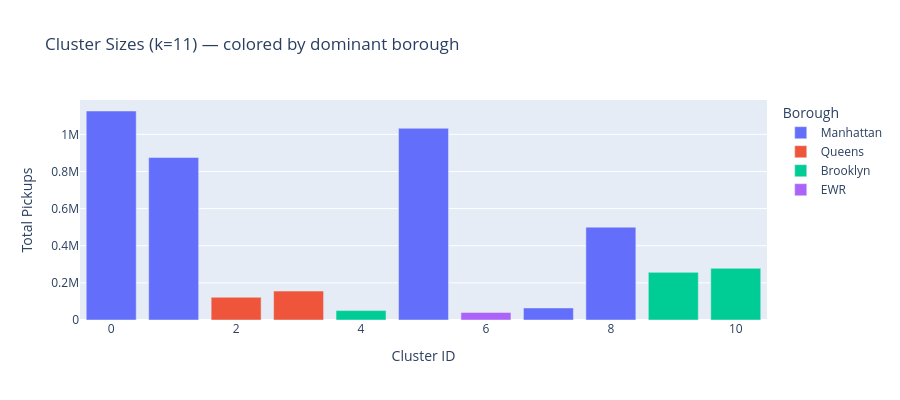

Source (notebook cell):
### Code cell
# Cluster size distribution — check for balance
fig = px.bar(
    cluster_profiles.sort_values("cluster"),
    x="cluster",
    y="total_pickups",
    color="dominant_borough",
    title=f"Cluster Sizes (k={OPTIMAL_K}) — colored by dominant borough",
    labels={"cluster": "Cluster ID", "total_pickups": "Total Pickups",
            "dominant_borough": "Borough"},
    height=400,
)
fig.write_image("reports/figures/03_05_cluster_borough_sizes.png", width=1200, height=700, scale=2)
fig.show()

# Summary statistics
print(f"\nCluster size distribution:")
print(f"  Min: {cluster_profiles['total_pickups'].min():,}")
print(f"  Max: {cluster_profiles['total_pickups'].max():,}")
print(f"  Mean: {cluster_profiles['total_pickups'].mean():,.0f}")
print(f"  Std: {cluster_profiles['total_pickups'].std():,.0f}")
print(f"  CV (std/mean): {cluster_profiles['total_pickups'].std() / cluster_profiles['total_pickups'].mean():.2f}")
print(f"\nBoroughs represented: {cluster_profiles['dominant_borough'].nunique()}")
print(cluster_profiles['dominant_borough'].value_counts().to_string())

### Figure 1 — Plotly figure (JSON) as saved in the notebook; plotly's stock layout.template omitted (floating-point values rounded to 4 significant figures)
{"data": [{"hovertemplate": "Borough=Manhattan<br>Cluster ID=%{x}<br>Total Pickups=%{y}<extra></extra>", "legendgroup": "Manhattan", "marker": {"color": "#636efa", "pattern": {"shape": ""}}, "name": "Manhattan", "orientation": "v", "showlegend": true, "textposition": "auto", "type": "bar", "x": [0, 1, 5, 7, 8], "xaxis": "x", "y": [1125835, 875491, 1032691, 64949, 500163], "yaxis": "y"}, {"hovertemplate": "Borough=Queens<br>Cluster ID=%{x}<br>Total Pickups=%{y}<extra></extra>", "legendgroup": "Queens", "marker": {"color": "#EF553B", "pattern": {"shape": ""}}, "name": "Queens", "orientation": "v", "showlegend": true, "textposition": "auto", "type": "bar", "x": [2, 3], "xaxis": "x", "y": [122607, 155651], "yaxis": "y"}, {"hovertemplate": "Borough=Brooklyn<br>Cluster ID=%{x}<br>Total Pickups=%{y}<extra></extra>", "legendgroup": "Brooklyn", "marker": {"color": "#00cc96", "pattern": {"shape": ""}}, "name": "Brooklyn", "orientation": "v", "showlegend": true, "textposition": "auto", "type": "bar", "x": [4, 9, 10], "xaxis": "x", "y": [50715, 256624, 278509], "yaxis": "y"}, {"hovertemplate": "Borough=EWR<br>Cluster ID=%{x}<br>Total Pickups=%{y}<extra></extra>", "legendgroup": "EWR", "marker": {"color": "#ab63fa", "pattern": {"shape": ""}}, "name": "EWR", "orientation": "v", "showlegend": true, "textposition": "auto", "type": "bar", "x": [6], "xaxis": "x", "y": [40518], "yaxis": "y"}], "layout": {"barmode": "relative", "height": 400, "legend": {"title": {"text": "Borough"}, "tracegroupgap": 0}, "title": {"text": "Cluster Sizes (k=11) — colored by dominant borough"}, "xaxis": {"anchor": "y", "domain": [0, 1], "title": {"text": "Cluster ID"}}, "yaxis": {"anchor": "x", "domain": [0, 1], "title": {"text": "Total Pickups"}}}}
